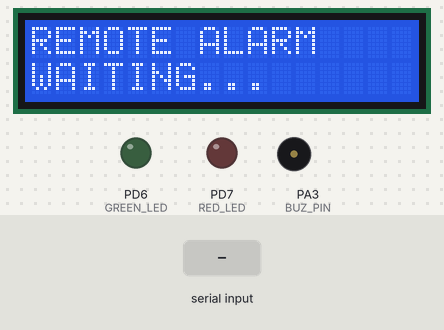
Simulated run of this program. Board: ATmega32, built with avr-gcc and emulated at 8 MHz. On the bench: 16×2 character LCD, output pins drawn as LEDs (lit = HIGH), buzzer (waves = sounding, pin HIGH). Wiring (inferred from the names in the program): character LCD (HD44780): RS PA0; E PA2; data PC0, PC1, PC2, PC3, PC4, PC5, PC6, PC7. The test bench sets the inputs (shaded band). Pins used as bus, display or sensor lines are not drawn.

Above: at 1.2 s.
1.3 s: "LOGIN_OK\n" received over Serial
At 1.9 s:
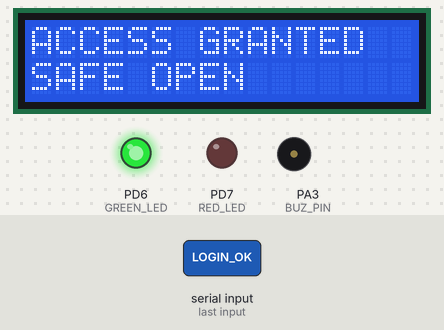
2.8 s: "FAILURE\n" received over Serial
At 3.1 s:
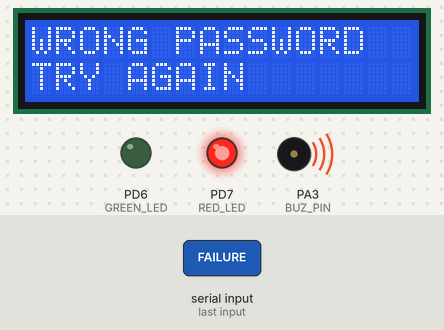
4.3 s: "BREACH\n" received over Serial
At 5.4 s:
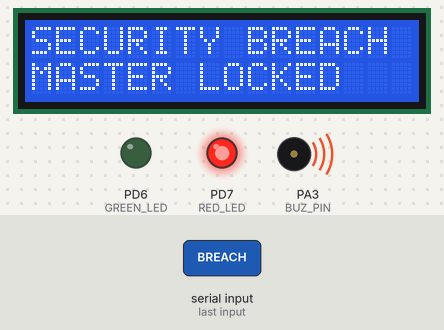
5.8 s: "Tamper\n" received over Serial
At 6.4 s:
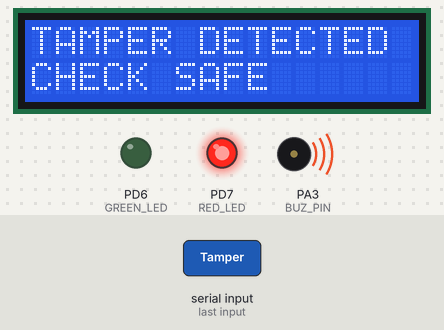
7.3 s: "POWER_FAIL\n" received over Serial
At 7.8 s:
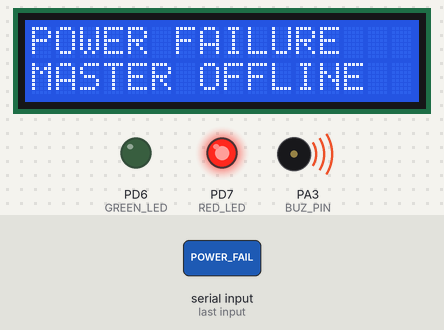
8.8 s: "POWER RESTORED\n" received over Serial
At 10.2 s:
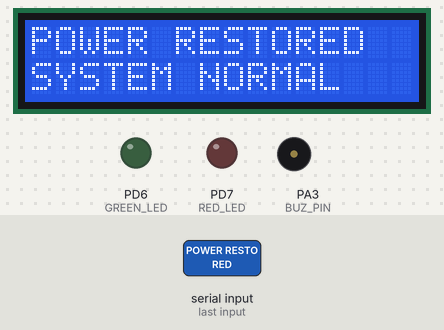
Timing chart, 0 to 11.3 s (numbered marks = the images above; inputs shaded):
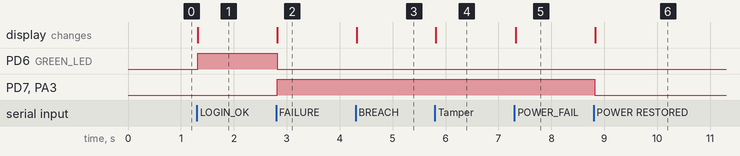

The program:

main.c
```c
/*
 * main.c — SmartSafe Slave / Remote Alarm Unit
 * Target: ATmega32 @ 8 MHz
 *
 * Protocol accepted from the final Master:
 *   LOGIN_OK, FAILURE, BREACH, Tamper, POWER_FAIL,
 *   POWER RESTORED, WDT_RESET
 */

#include <avr/io.h>
#include <avr/interrupt.h>
#include <avr/wdt.h>
#include <stdint.h>
#include <string.h>

#include "config.h"
#include "LCD.h"
#include "usart.h"
#include "timer.h"

static uint8_t temporary_alarm_active = 0;
static uint8_t power_alarm_active = 0;
static uint8_t green_active = 0;
static uint8_t log_dump_active = 0;

static void disable_jtag_for_lcd_portc(void)
{
#ifdef JTD
    MCUCSR |= (1U << JTD);
    MCUCSR |= (1U << JTD);
#endif
}

static void lcd_write_line(uint8_t row, const char *text)
{
    uint8_t i;

    LCD_set_cursor(row, 0);

    for (i = 0; i < 16U; i++) {
        if (*text != '\0') {
            LCD_write((uint8_t)*text);
            text++;
        } else {
            LCD_write((uint8_t)' ');
        }
    }
}

static void lcd_show_two_lines(const char *line1, const char *line2)
{
    LCD_clear();
    lcd_write_line(0, line1);
    lcd_write_line(1, line2);
}

static void outputs_off(void)
{
    LED_PORT &= ~((1U << GREEN_LED) | (1U << RED_LED));
    BUZ_PORT &= ~(1U << BUZ_PIN);

    alarm_counter = 0;
    green_counter = 0;
    temporary_alarm_active = 0;
    green_active = 0;
}

static void temporary_alarm_clear(void)
{
    temporary_alarm_active = 0;
    alarm_counter = 0;

    LED_PORT &= ~(1U << RED_LED);
    BUZ_PORT &= ~(1U << BUZ_PIN);
}

static void success_start(uint8_t seconds)
{
    /* A persistent power alarm may only be cleared by POWER RESTORED. */
    if (power_alarm_active)
        return;

    LED_PORT &= ~(1U << RED_LED);
    BUZ_PORT &= ~(1U << BUZ_PIN);
    LED_PORT |= (1U << GREEN_LED);

    temporary_alarm_active = 0;
    alarm_counter = 0;
    green_active = 1;
    green_counter = seconds;
}

static void temporary_alarm_start(uint8_t seconds)
{
    if (power_alarm_active)
        return;

    LED_PORT &= ~(1U << GREEN_LED);
    LED_PORT |= (1U << RED_LED);
    BUZ_PORT |= (1U << BUZ_PIN);

    green_active = 0;
    green_counter = 0;
    temporary_alarm_active = 1;
    alarm_counter = seconds;
}

static void power_alarm_start(void)
{
    power_alarm_active = 1;
    temporary_alarm_active = 0;
    green_active = 0;
    alarm_counter = 0;
    green_counter = 0;

    LED_PORT &= ~(1U << GREEN_LED);
    LED_PORT |= (1U << RED_LED);
    BUZ_PORT |= (1U << BUZ_PIN);
}

static void power_alarm_clear(void)
{
    power_alarm_active = 0;
    outputs_off();
}

static void service_indicator_timeouts(void)
{
    if (temporary_alarm_active && alarm_counter == 0U) {
        temporary_alarm_active = 0;
        LED_PORT &= ~(1U << RED_LED);
        BUZ_PORT &= ~(1U << BUZ_PIN);
    }

    if (green_active && green_counter == 0U) {
        green_active = 0;
        LED_PORT &= ~(1U << GREEN_LED);
    }
}

static void process_event_message(const char *msg)
{
    /* Exact comparisons prevent log-dump lines from triggering alarms. */
    if (strcmp(msg, "LOGIN_OK") == 0) {
        lcd_show_two_lines("ACCESS GRANTED", "SAFE OPEN");
        success_start(SUCCESS_LED_SEC);
        return;
    }

    if (strcmp(msg, "FAILURE") == 0) {
        lcd_show_two_lines("WRONG PASSWORD", "TRY AGAIN");
        temporary_alarm_start(REMOTE_ALARM_SEC);
        return;
    }
    if (strcmp(msg, "LOCKOUT_END") == 0) {
        temporary_alarm_clear();

        lcd_show_two_lines(
            "REMOTE ALARM",
            "WAITING...");

        return;
    }

    if (strcmp(msg, "BREACH") == 0) {
        lcd_show_two_lines("SECURITY BREACH", "MASTER LOCKED");
        temporary_alarm_start(BREACH_ALARM_SEC);
        return;
    }

    if (strcmp(msg, "Tamper") == 0) {
        lcd_show_two_lines("TAMPER DETECTED", "CHECK SAFE");
        temporary_alarm_start(REMOTE_ALARM_SEC);
        return;
    }

    if (strcmp(msg, "POWER_FAIL") == 0) {
        lcd_show_two_lines("POWER FAILURE", "MASTER OFFLINE");
        power_alarm_start();
        return;
    }

    if (strcmp(msg, "POWER RESTORED") == 0) {
        power_alarm_clear();
        lcd_show_two_lines("POWER RESTORED", "SYSTEM NORMAL");
        return;
    }

    if (strcmp(msg, "WDT_RESET") == 0) {
        lcd_show_two_lines("MASTER RESTARTED", "WATCHDOG RESET");
        return;
    }

    /* Unrecognized lines, including LOG CLEARED, are deliberately ignored. */
}

static void process_received_line(const char *line)
{
    if (strcmp(line, "=== LOG DUMP ===") == 0) {
        log_dump_active = 1;
        return;
    }

    if (log_dump_active) {
        if (strcmp(line, "=== END ===") == 0)
            log_dump_active = 0;

        return;
    }

    /* A stray end marker is also ignored. */
    if (strcmp(line, "=== END ===") == 0)
        return;

    process_event_message(line);
}

static void system_init(void)
{
    disable_jtag_for_lcd_portc();

    LED_DDR |= (1U << GREEN_LED) | (1U << RED_LED);
    LED_PORT &= ~((1U << GREEN_LED) | (1U << RED_LED));

    BUZ_DDR |= (1U << BUZ_PIN);
    BUZ_PORT &= ~(1U << BUZ_PIN);

    usart_init(USART_BAUD_UBRR);
    LCD_init();
    timer2_init();

    sei();

    lcd_show_two_lines("REMOTE ALARM", "WAITING...");
}

int main(void)
{
    char line[RX_LINE_MAX + 1U];
    uint8_t position = 0;
    uint8_t overflow = 0;

    wdt_disable();
    system_init();
    wdt_enable(WDTO_2S);

    memset(line, 0, sizeof(line));

    for (;;) {
        char c;

        wdt_reset();
        service_indicator_timeouts();

        if (!usart_rx_available())
            continue;

        c = (char)usart_rx();

        if (c == '\r' || c == '\n') {
            if (!overflow && position > 0U) {
                line[position] = '\0';
                process_received_line(line);
            }

            position = 0;
            overflow = 0;
            line[0] = '\0';
            continue;
        }

        if (overflow)
            continue;

        if (position < RX_LINE_MAX) {
            line[position++] = c;
        } else {
            /* Discard the whole overlong line until its CR/LF terminator. */
            overflow = 1;
            position = 0;
        }
    }
}
```

timer.c
```c
#include <avr/io.h>
#include <avr/interrupt.h>
#include "timer.h"

volatile uint8_t alarm_counter = 0;
volatile uint8_t green_counter = 0;

static volatile uint8_t sub10ms = 0;
static volatile uint8_t sub100ms = 0;

ISR(TIMER2_COMP_vect)
{
    /* OCR2=77 with /1024 gives approximately 9.984 ms at 8 MHz. */
    if (++sub10ms < 10U)
        return;

    sub10ms = 0;

    if (++sub100ms < 10U)
        return;

    sub100ms = 0;

    if (alarm_counter > 0U)
        alarm_counter--;

    if (green_counter > 0U)
        green_counter--;
}

void timer2_init(void)
{
    uint8_t sreg = SREG;
    cli();

    TCCR2 = 0;
    TCNT2 = 0;
    OCR2 = 77;
    TIFR = (1U << OCF2); /* OCF2 is write-one-to-clear. */

    sub10ms = 0;
    sub100ms = 0;
    alarm_counter = 0;
    green_counter = 0;

    TIMSK |= (1U << OCIE2);
    TCCR2 = (1U << WGM21) |
            (1U << CS22)  |
            (1U << CS21)  |
            (1U << CS20);

    SREG = sreg;
}

void delay_ms(uint16_t ms)
{
    uint8_t saved_tccr0 = TCCR0;
    uint8_t saved_timsk = TIMSK;
    uint8_t saved_ocr0  = OCR0;
    uint8_t saved_tcnt0 = TCNT0;

    TCCR0 = 0;
    TIMSK &= ~(1U << OCIE0);

    /*
     * 8 MHz / 64 = 125 kHz
     * One count = 8 us
     * 125 counts = 1 ms
     */
    OCR0 = 124U;
    TCNT0 = 0;
    TIFR = (1U << OCF0);

    /* CTC mode, /64. */
    TCCR0 = (1U << WGM01) |
            (1U << CS01) |
            (1U << CS00);

    while (ms-- > 0U) {
        TCNT0 = 0;
        TIFR = (1U << OCF0);

        while (!(TIFR & (1U << OCF0))) {
            /* wait for approximately 1 ms */
        }
    }

    TCCR0 = 0;
    TIFR = (1U << OCF0);

    OCR0 = saved_ocr0;
    TCNT0 = saved_tcnt0;
    TIMSK = saved_timsk;
    TCCR0 = saved_tccr0;
}

void delay_us(uint16_t us)
{
    uint8_t saved_tccr0 = TCCR0;
    uint8_t saved_timsk = TIMSK;
    uint8_t saved_ocr0  = OCR0;
    uint8_t saved_tcnt0 = TCNT0;

    /*
     * Stop Timer0 before configuring it.
     * The delay uses flag polling, not a Timer0 ISR.
     */
    TCCR0 = 0;
    TIMSK &= ~(1U << OCIE0);

    /*
     * At F_CPU = 8 MHz with no prescaler:
     *
     * Timer clock = 8 MHz
     * One timer count = 0.125 us
     *
     * Eight counts produce 1 us.
     * Timer counts from 0 through 7, so OCR0 = 7.
     */
    OCR0 = 7U;
    TCNT0 = 0;
    TIFR = (1U << OCF0);

    /* CTC mode, no prescaler. */
    TCCR0 = (1U << WGM01) | (1U << CS00);

    while (us-- > 0U) {
        TCNT0 = 0;
        TIFR = (1U << OCF0);

        while (!(TIFR & (1U << OCF0))) {
            /* wait for approximately 1 us */
        }
    }

    /*
     * Stop Timer0 and restore its previous configuration.
     */
    TCCR0 = 0;
    TIFR = (1U << OCF0);

    OCR0 = saved_ocr0;
    TCNT0 = saved_tcnt0;
    TIMSK = saved_timsk;
    TCCR0 = saved_tccr0;
}
```

timer.h
```c
#ifndef TIMER_H
#define TIMER_H

#include <stdint.h>

/* One-second countdowns updated by Timer2. */
extern volatile uint8_t alarm_counter;
extern volatile uint8_t green_counter;

void timer2_init(void);

/* Timer0 polling delays; no prepared delay library is used. */
void delay_ms(uint16_t ms);
void delay_us(uint16_t us);

#endif /* TIMER_H */
```

usart.c
```c
#include <avr/io.h>
#include "usart.h"

void usart_init(uint16_t ubrr)
{
    UBRRH = (uint8_t)(ubrr >> 8);
    UBRRL = (uint8_t)ubrr;

    /* The final Slave is a receive-only endpoint. */
    UCSRB = (1U << RXEN);

    /* URSEL selects UCSRC on ATmega32; UCSZ1:0=11 gives 8N1. */
    UCSRC = (1U << URSEL) | (1U << UCSZ1) | (1U << UCSZ0);
}

uint8_t usart_rx_available(void)
{
    return (UCSRA & (1U << RXC)) ? 1U : 0U;
}

uint8_t usart_rx(void)
{
    while (!(UCSRA & (1U << RXC))) {
        /* wait */
    }

    return UDR;
}
```

usart.h
```c
#ifndef USART_H
#define USART_H

#include <stdint.h>

void usart_init(uint16_t ubrr);
uint8_t usart_rx_available(void);
uint8_t usart_rx(void);

#endif /* USART_H */
```

config.h
```c
/*
 * config.h — SmartSafe Slave / Remote Alarm hardware map
 * Target: ATmega32 @ 8 MHz
 *
 * The Slave receives exact event lines from the Master through USART.
 * It owns the remote LCD, green LED, red LED and buzzer.
 */

#ifndef CONFIG_H
#define CONFIG_H

#include <avr/io.h>
#include <stdint.h>

#ifndef F_CPU
#define F_CPU 8000000UL
#endif

/* 9600 baud @ 8 MHz, normal asynchronous mode. */
#define USART_BAUD_UBRR       51U

/* ---------------- LCD 16x2, 8-bit mode ----------------
 * Data:    PC0..PC7
 * Control: PA0 = RS, PA2 = EN
 * LCD R/W must be tied directly to GND.
 */
#define LCD_DATA_DDR          DDRC
#define LCD_DATA_PORT         PORTC
#define LCD_CTRL_DDR          DDRA
#define LCD_CTRL_PORT         PORTA
#define LCD_RS                PA0
#define LCD_EN                PA2
#define LCD_CTRL_MASK         ((1U << LCD_RS) | (1U << LCD_EN))

/* ---------------- Remote indicators ---------------- */
#define BUZ_DDR               DDRA
#define BUZ_PORT              PORTA
#define BUZ_PIN               PA3

#define LED_DDR               DDRD
#define LED_PORT              PORTD
#define GREEN_LED             PD6
#define RED_LED               PD7

/* Temporary indications required by the project specification. */
#define REMOTE_ALARM_SEC      5U
#define BREACH_ALARM_SEC   30U
#define SUCCESS_LED_SEC       5U

/* Largest accepted USART line, excluding the terminating '\0'. */
#define RX_LINE_MAX           79U

#endif /* CONFIG_H */
```

LCD.c
```c
/* LCD.c — HD44780-compatible 16x2 LCD, 8-bit mode. */

#include "config.h"
#include "LCD.h"
#include "timer.h"

static void lcd_set_rs(uint8_t is_data)
{
    if (is_data)
        LCD_CTRL_PORT |= (1U << LCD_RS);
    else
        LCD_CTRL_PORT &= ~(1U << LCD_RS);
}

static void lcd_pulse_enable(void)
{
    /*
     * Give RS and PORTC data time to stabilize before E rises.
     */
    delay_us(2);

    LCD_CTRL_PORT |= (1U << LCD_EN);
    delay_us(2);

    LCD_CTRL_PORT &= ~(1U << LCD_EN);
}

void LCD_cmd(uint8_t cmd)
{
    lcd_set_rs(0);
    LCD_DATA_PORT = cmd;
    lcd_pulse_enable();

    /*
     * Clear Display and Return Home are slow commands.
     * Use 3 ms for reliable Proteus operation.
     */
    if (cmd == 0x01U || cmd == 0x02U) {
        delay_ms(3);
    } else {
        /*
         * Normal HD44780 commands generally need about 37 us.
         * Use 100 us for safe simulation margin.
         */
        delay_us(100);
    }
}

void LCD_write(uint8_t data)
{
    lcd_set_rs(1);
    LCD_DATA_PORT = data;
    lcd_pulse_enable();

    /*
     * Allow the LCD to finish writing the character before
     * placing the next character on the bus.
     */
    delay_us(100);
}

void LCD_write_string(const char *s)
{
    while (*s != '\0')
        LCD_write((uint8_t)*s++);
}

void LCD_init(void)
{
    LCD_DATA_DDR = 0xFFU;
    LCD_CTRL_DDR |= LCD_CTRL_MASK;
    LCD_CTRL_PORT &= ~LCD_CTRL_MASK;

    delay_ms(20);
    LCD_cmd(0x38); /* 8-bit, 2-line, 5x8 font */
    delay_ms(5);
    LCD_cmd(0x0C); /* display on, cursor off */
    LCD_cmd(0x06); /* increment cursor */
    LCD_clear();
}

void LCD_set_cursor(uint8_t row, uint8_t col)
{
    uint8_t base = (row == 0U) ? 0x80U : 0xC0U;
    LCD_cmd((uint8_t)(base + col));
}

void LCD_clear(void)
{
    LCD_cmd(0x01);
}

void LCD_off(void)
{
    LCD_cmd(0x08);
}

void LCD_on(void)
{
    LCD_cmd(0x0C);
}
```

LCD.h
```c
#ifndef LCD_H
#define LCD_H

#include <stdint.h>

void LCD_init(void);
void LCD_cmd(uint8_t cmd);
void LCD_write(uint8_t data);
void LCD_write_string(const char *s);
void LCD_set_cursor(uint8_t row, uint8_t col);
void LCD_clear(void);
void LCD_off(void);
void LCD_on(void);

#endif /* LCD_H */
```

Measured:
- after the input at 1.3 s, PD6 (GREEN_LED): LOW → HIGH at once; the display: changes at once (image 1)
- after the input at 2.8 s, PD6 (GREEN_LED): HIGH → LOW at once; PD7 (RED_LED), PA3 (BUZ_PIN): LOW → HIGH at once; the display: changes at once (image 2)
- after the input at 4.3 s, the display: changes at once (image 3)
- after the input at 5.8 s, the display: changes at once (image 4)
- after the input at 7.3 s, the display: changes at once (image 5)
- after the input at 8.8 s, PD7 (RED_LED), PA3 (BUZ_PIN): HIGH → LOW at once; the display: changes at once (image 6)
